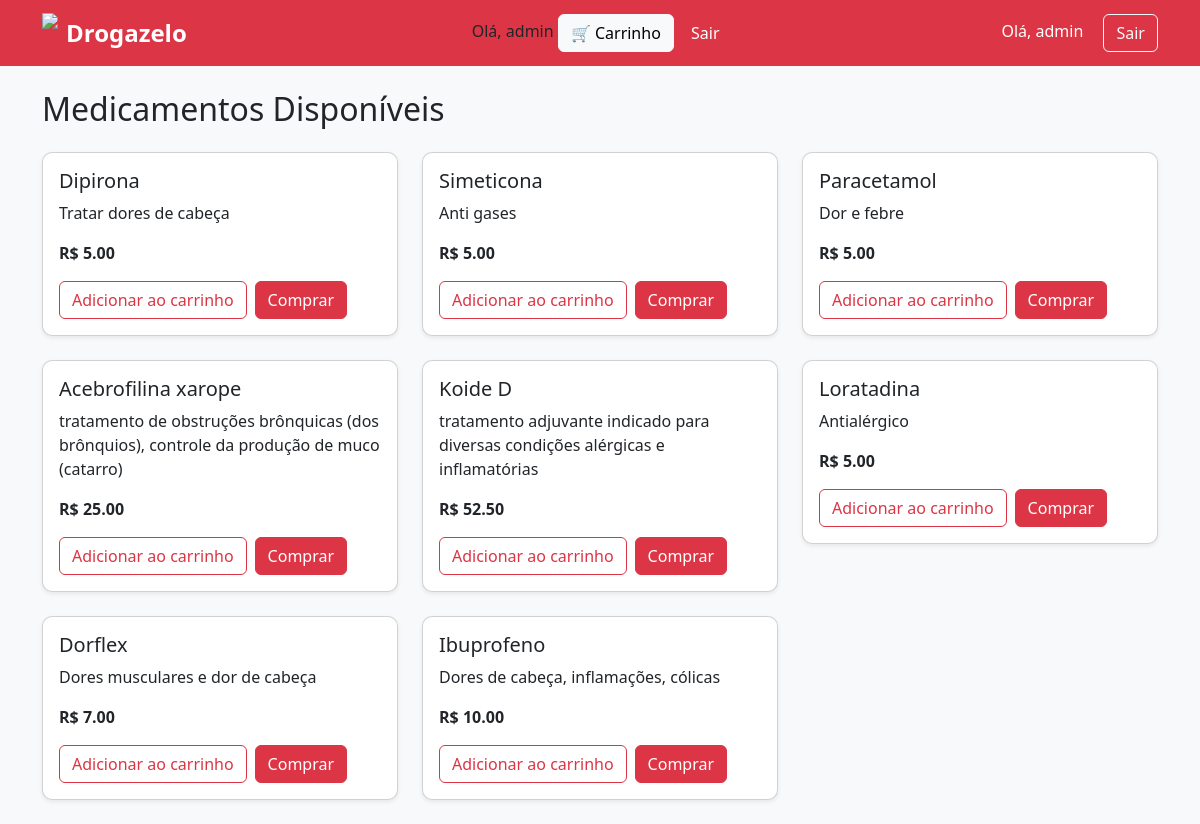
The app's page / (signed in) with its own data.
### produtos/models.py (models this page shows, shortened)
class Produto(models.Model):
    nome = models.CharField(max_length=100)
    descricao = models.TextField()
    preco = models.DecimalField(max_digits=8, decimal_places=2)
    estoque = models.IntegerField()

### produtos/views.py (the view)
# urls.py: path('', lista_produtos, name='lista_produtos'),
def lista_produtos(request):
    produtos = Produto.objects.all()
    return render(request, 'produtos/lista.html', {'produtos': produtos})

### templates/produtos/lista.html
{% extends 'base.html' %}
{% block conteudo %}
<h2 class="mb-4">Medicamentos Disponíveis</h2>
<div class="row">
  {% for produto in produtos %}
    <div class="col-md-4">
      <div class="card mb-4 shadow-sm">
        <div class="card-body">
          <h5 class="card-title">{{ produto.nome }}</h5>
          <p class="card-text">{{ produto.descricao }}</p>
          <p class="fw-bold">R$ {{ produto.preco }}</p>
          {% if user.is_authenticated %}
            <div class="d-flex gap-2">
              <a href="/adicionar/{{ produto.id }}/" class="btn btn-outline-danger">
                Adicionar ao carrinho
              </a>
              <a href="/comprar/{{ produto.id }}/" class="btn btn-danger">
                Comprar
              </a>
            </div>
          {% else %}
            <a href="/login/" class="btn btn-secondary">
              Faça login para comprar
            </a>
          {% endif %}
        </div>
      </div>
    </div>
  {% empty %}
    <p>Nenhum produto cadastrado.</p>
  {% endfor %}
</div>
{% endblock %}

### templates/base.html (shortened to what this page needs)
{% load static %}
<!DOCTYPE html>
<html lang="pt-br">
<head>
    <link href="https://cdn.jsdelivr.net/npm/bootstrap@5.3.2/dist/css/bootstrap.min.css" rel="stylesheet">
    <link rel="stylesheet" href="{% static 'css/style.css' %}">
</head>
<body>
<nav class="navbar navbar-expand-lg navbar-dark bg-danger">
  <div class="container">
    <a class="navbar-brand d-flex align-items-center" href="/">
        <img src="{% static 'images/logo.png' %}" height="40" class="me-2">
        Drogazelo
    </a>
<div class="topo">
  <span>Olá, {{ user.username }}</span>
  <a href="{% url 'ver_carrinho' %}" class="btn btn-light">
      🛒 Carrinho
  </a>
  <a href="{% url 'logout' %}" class="btn btn-danger">Sair</a>
</div>
    <div>
    {% if user.is_authenticated %}
        <span class="text-white me-3">
            Olá, {{ user.username }}
        </span>
        <a href="/logout/" class="btn btn-outline-light">Sair</a>
    {% else %}
        <a href="/login/" class="btn btn-outline-light me-2">Login</a>
        <a href="/cadastro/" class="btn btn-light text-danger">Cadastrar</a>
    {% endif %}
</div>
  </div>
</nav>
<div class="container mt-4">
    {% block conteudo %}{% endblock %}
</div>
</body>
</html>

### static/css/style.css (style rules this page uses)
body { background-color: #f8f9fa; }
.navbar-brand { font-weight: bold; font-size: 1.5rem; }
.card { border-radius: 10px; }

### records on screen
Produto: nome "Dipirona", descricao "Tratar dores de cabeça", preco "5.00"
Produto: nome "Simeticona", descricao "Anti gases", preco "5.00"
Produto: nome "Paracetamol", descricao "Dor e febre", preco "5.00"
Produto: nome "Acebrofilina xarope", descricao "tratamento de obstruções brônquicas (dos brônquios), controle da produção de muco (catarro)", preco "25.00"
Produto: nome "Koide D", descricao "tratamento adjuvante indicado para diversas condições alérgicas e inflamatórias", preco "52.50"
Produto: nome "Loratadina", descricao "Antialérgico", preco "5.00"
Produto: nome "Dorflex", descricao "Dores musculares e dor de cabeça", preco "7.00"
Produto: nome "Ibuprofeno", descricao "Dores de cabeça, inflamações, cólicas", preco "10.00"

### other values on screen
{{ user.username }} "admin"
